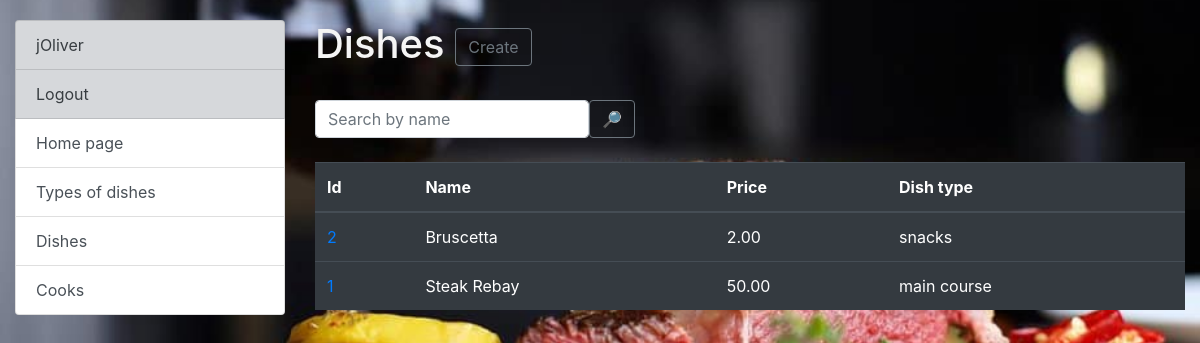
/dish/ (signed in), run on the app's committed database.
### kitchen/models.py (models this page shows, shortened)
class Cook(AbstractUser):
    years_of_experience = models.IntegerField(null=True, blank=True)

class Dish(models.Model):
    name = models.CharField(max_length=50)
    description = models.TextField()
    price = models.DecimalField(max_digits=10, decimal_places=2)
    dish_type = models.ForeignKey(DishType, on_delete=models.CASCADE)
    cooks = models.ManyToManyField(Cook, related_name="dishes")
    class Meta:
        ordering = ["name"]
        verbose_name = "dish"
        verbose_name_plural = "dishes"

class DishType(models.Model):
    name = models.CharField(max_length=50, unique=True)
    class Meta:
        ordering = ["name"]

### kitchen/views.py (the view)
# urls.py: path("dish/", DishListView.as_view(), name="dish-list"),
class DishListView(LoginRequiredMixin, generic.ListView):
    model = Dish
    paginate_by = 5
    queryset = Dish.objects.all().select_related("dish_type")
    def get_context_data(self, *, object_list=None, **kwargs):
        context = super(DishListView, self).get_context_data(**kwargs)
        name = self.request.GET.get("name", "")
        context["search_form"] = DishSearchForm(initial={"name": name})
        return context
    def get_queryset(self):
        form = DishSearchForm(self.request.GET)
        if form.is_valid():
            return self.queryset.filter(name__icontains=form.cleaned_data["name"])
        return self.queryset

### kitchen/form.py
class DishSearchForm(forms.Form):
    name = forms.CharField(
        max_length=255,
        required=False,
        label="",
        widget=forms.TextInput(attrs={"placeholder": "Search by name"}),
    )

### templates/kitchen/dish_list.html
{% extends "base.html" %}
{% load crispy_forms_filters %}
{% block content %}
  <h1>
    Dishes <a href="{% url 'kitchen:dish-create' %}" class="btn btn-outline-secondary" >Create</a>
  </h1>
  <br>
  <form action="" method="get" class="form-inline">
    {{ search_form|crispy }}
    <input type="submit" class="btn btn-outline-secondary" value="🔎">
  </form>
  <br>
  <table class="table table table-dark">
    <thead>
    <tr>
      <th scope="col">Id</th>
      <th scope="col">Name</th>
      <th scope="col">Price</th>
      <th scope="col">Dish type</th>
    </tr>
    </thead>
    <tbody>
    {% if dish_list %}
      {% for dish in dish_list %}
        <tr>
          <td><a href="{% url 'kitchen:dish-detail' pk=dish.id %}">{{ dish.id }}</a></td>
          <td>{{ dish.name }}</td>
          <td>{{ dish.price }}</td>
          <td>{{ dish.dish_type.name }}</td>
        </tr>
      {% endfor %}
    {% else %}
      <th>There are no dishes</th>
    {% endif %}
    </tbody>
  </table>
{% endblock %}

### templates/includes/sidebar.html
<ul class="sidebar-nav list-group">
  {% if user.is_authenticated %}
     <a class="list-group-item list-group-item-action list-group-item-secondary" href="{% url "kitchen:cook-detail" pk=user.id %}">{{ user.username }} </a>
     <a class="list-group-item list-group-item-action list-group-item-secondary" href="{% url "logout" %}">Logout</a>
  {% else %}
  <a class="list-group-item list-group-item-action list-group-item-secondary" href="{% url "login" %}">Login</a>
  {% endif %}
  <a class="list-group-item list-group-item-action" href="{% url 'kitchen:index' %}">Home page</a>
  <a class="list-group-item list-group-item-action" href="{% url 'kitchen:dish-type-list' %}">Types of dishes</a>
  <a class="list-group-item list-group-item-action" href="{% url 'kitchen:dish-list' %}">Dishes</a>
  <a class="list-group-item list-group-item-action" href="{% url 'kitchen:cook-list' %}">Cooks</a>
</ul>

### static/css/styles.css (style rules this page uses)
body { margin-top: 20px; background-image: url('/static/background.jpeg'); background-position: center; background-repeat: no-repeat; background-size: cover; color: whitesmoke; }

### data on the page
Cook: username "jOliver"
Dish: id "2", name "Bruscetta", price "2.00", dish_type.name "snacks"
Dish: id "1", name "Steak Rebay", price "50.00", dish_type.name "main course"
